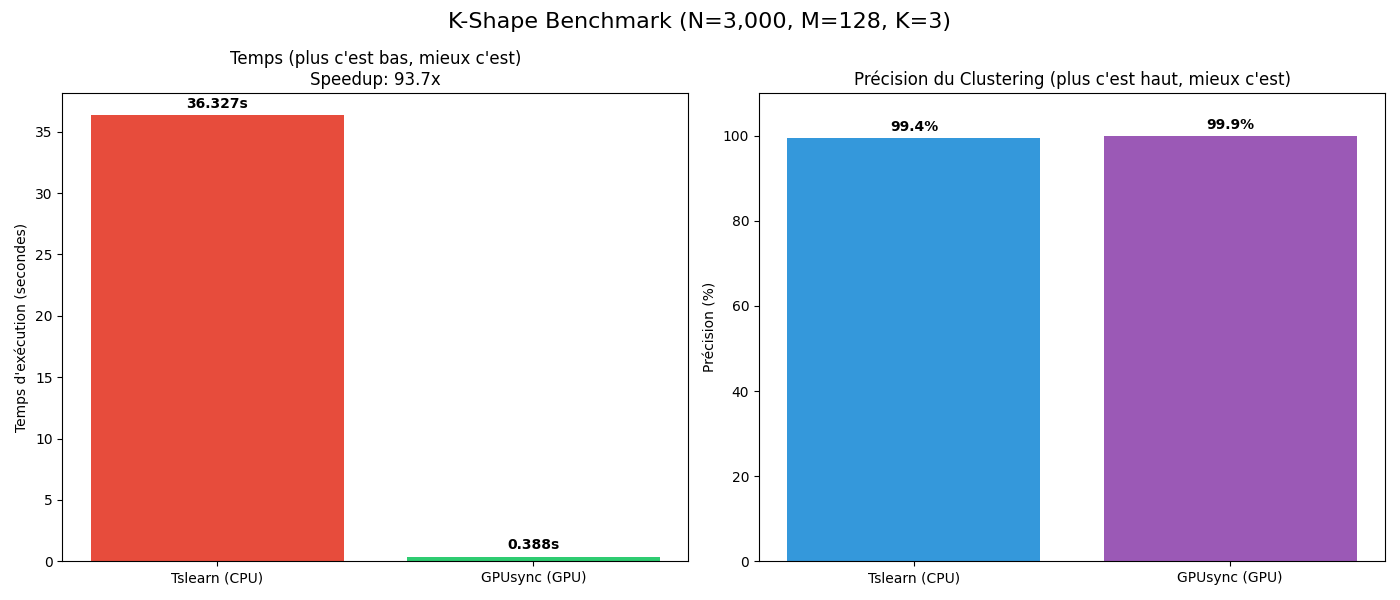

Generate this figure with Python:
import os
import sys
import time
import numpy as np
import asyncio
import matplotlib.pyplot as plt
from scipy.optimize import linear_sum_assignment

def clustering_accuracy(y_true, y_pred):
    D = max(y_pred.max(), y_true.max()) + 1
    w = np.zeros((D, D), dtype=np.int64)
    for i in range(y_pred.size):
        w[y_pred[i], y_true[i]] += 1
    ind_row, ind_col = linear_sum_assignment(w.max() - w)
    return sum([w[i, j] for i, j in zip(ind_row, ind_col)]) * 1.0 / y_pred.size

os.environ['PYOPENCL_COMPILER_OUTPUT'] = '0'

sys.path.append(os.path.dirname(os.path.abspath(__file__)))
sys.path.append(os.path.dirname(os.path.dirname(os.path.dirname(os.path.abspath(__file__)))))

from kshape_engine import kshape_gpu_fit
from demo_kshape import generate_kshape_dataset
from gpusync.scheduler import Scheduler

try:
    from tslearn.clustering import KShape
except ImportError:
    print("Veuillez installer tslearn pour ce benchmark (pip install tslearn)")
    sys.exit(1)

async def run_kshape_benchmark():
    np.random.seed(42)
    print("=== BENCHMARK K-SHAPE : CPU (Tslearn) vs GPU (GPUsync) ===")
    
    # Paramètres massifs
    N = 3000
    M = 128
    K = 3
    
    print(f"\n[1] Génération du Dataset (N={N:,}, M={M}, K={K}) ...")
    X, true_labels = generate_kshape_dataset(N, M)
    
    # --- TSLEARN K-SHAPE (CPU) ---
    print("\n--- TSLEARN K-SHAPE (CPU) ---")
    print("Tslearn exécute KShape classique (basé sur numba/cython).")
    
    t0_cpu = time.perf_counter()
    ts_ks = KShape(n_clusters=K, max_iter=20, n_init=1, random_state=42)
    labels_cpu = ts_ks.fit_predict(X)
    t1_cpu = time.perf_counter()
    time_cpu = t1_cpu - t0_cpu
    print(f"Tslearn KShape terminé en {time_cpu:.3f}s")
    
    # --- GPUSYNC K-SHAPE (GPU) ---
    print("\n--- GPUSYNC K-SHAPE HYBRID (GPU + CPU Eigen) ---")
    print("Exécution hybride : Assignation SBD (GPU) + Extraction Eigen (CPU).")
    
    scheduler = Scheduler(backend="opencl")
    await scheduler.initialize()
    
    t0_gpu = time.perf_counter()
    centroids_gpu, labels_gpu, shifts_gpu = await kshape_gpu_fit(X.astype(np.float32), K, scheduler, max_iter=20)
    t1_gpu = time.perf_counter()
    time_gpu = t1_gpu - t0_gpu
    print(f"GPUsync KShape terminé en {time_gpu:.3f}s")
    
    # --- BILAN ---
    print("\n=== BILAN DES PERFORMANCES ===")
    speedup = time_cpu / time_gpu
    print(f"Speedup GPUsync vs Tslearn : {speedup:.2f}x")
    
    # --- PRECISION ---
    acc_cpu = clustering_accuracy(true_labels, labels_cpu)
    acc_gpu = clustering_accuracy(true_labels, labels_gpu)
    print(f"Précision Tslearn : {acc_cpu:.2%}")
    print(f"Précision GPUsync : {acc_gpu:.2%}")
    
    # --- GRAPHIQUE ---
    labels_plot = ['Tslearn (CPU)', 'GPUsync (GPU)']
    times = [time_cpu, time_gpu]
    accs = [acc_cpu * 100, acc_gpu * 100]
    
    fig, (ax1, ax2) = plt.subplots(1, 2, figsize=(14, 6))
    
    # Subplot 1: Temps d'exécution
    bars1 = ax1.bar(labels_plot, times, color=['#e74c3c', '#2ecc71'])
    ax1.set_ylabel('Temps d\'exécution (secondes)')
    ax1.set_title(f'Temps (plus c\'est bas, mieux c\'est)\nSpeedup: {speedup:.1f}x')
    
    for bar in bars1:
        yval = bar.get_height()
        ax1.text(bar.get_x() + bar.get_width()/2, yval + (max(times)*0.01), f'{yval:.3f}s', ha='center', va='bottom', fontweight='bold')
        
    # Subplot 2: Précision
    bars2 = ax2.bar(labels_plot, accs, color=['#3498db', '#9b59b6'])
    ax2.set_ylabel('Précision (%)')
    ax2.set_title('Précision du Clustering (plus c\'est haut, mieux c\'est)')
    ax2.set_ylim(0, 110)
    
    for bar in bars2:
        yval = bar.get_height()
        ax2.text(bar.get_x() + bar.get_width()/2, yval + 1, f'{yval:.1f}%', ha='center', va='bottom', fontweight='bold')

    plt.suptitle(f'K-Shape Benchmark (N={N:,}, M={M}, K={K})', fontsize=16)
    plt.tight_layout()
    plot_path = os.path.join(os.path.dirname(os.path.abspath(__file__)), 'kshape_benchmark.png')
    plt.savefig(plot_path)
    print(f"\nGraphique détaillé sauvegardé sous : {plot_path}")

if __name__ == "__main__":
    asyncio.run(run_kshape_benchmark())
